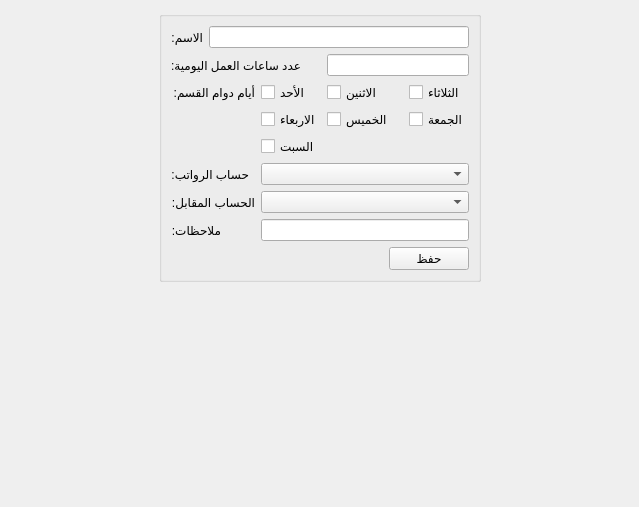
         <widget class="QWidget" name="page_10">
          <property name="geometry">
           <rect>
            <x>0</x>
            <y>0</y>
            <width>639</width>
            <height>507</height>
           </rect>
          </property>
          <attribute name="label">
           <string>القسم</string>
          </attribute>
          <layout class="QGridLayout" name="gridLayout_43">
           <item row="0" column="0">
            <spacer name="horizontalSpacer_22">
             <property name="orientation">
              <enum>Qt::Horizontal</enum>
             </property>
             <property name="sizeHint" stdset="0">
              <size>
               <width>112</width>
               <height>20</height>
              </size>
             </property>
            </spacer>
           </item>
           <item row="0" column="1">
            <widget class="QGroupBox" name="groupBox_9">
             <property name="sizePolicy">
              <sizepolicy hsizetype="Preferred" vsizetype="Fixed">
               <horstretch>0</horstretch>
               <verstretch>0</verstretch>
              </sizepolicy>
             </property>
             <property name="minimumSize">
              <size>
               <width>300</width>
               <height>0</height>
              </size>
             </property>
             <property name="maximumSize">
              <size>
               <width>16777215</width>
               <height>400</height>
              </size>
             </property>
             <property name="title">
              <string/>
             </property>
             <layout class="QGridLayout" name="gridLayout_31">
              <item row="0" column="0">
               <widget class="QLabel" name="employment_request_name_label_10">
                <property name="sizePolicy">
                 <sizepolicy hsizetype="Fixed" vsizetype="Preferred">
                  <horstretch>0</horstretch>
                  <verstretch>0</verstretch>
                 </sizepolicy>
                </property>
                <property name="text">
                 <string>الاسم:</string>
                </property>
               </widget>
              </item>
              <item row="0" column="1" colspan="5">
               <widget class="QLineEdit" name="departments_name_input">
                <property name="sizePolicy">
                 <sizepolicy hsizetype="Preferred" vsizetype="Fixed">
                  <horstretch>0</horstretch>
                  <verstretch>0</verstretch>
                 </sizepolicy>
                </property>
                <property name="minimumSize">
                 <size>
                  <width>0</width>
                  <height>0</height>
                 </size>
                </property>
                <property name="styleSheet">
                 <string notr="true"/>
                </property>
               </widget>
              </item>
              <item row="1" column="0" colspan="3">
               <widget class="QLabel" name="employment_request_name_label_16">
                <property name="sizePolicy">
                 <sizepolicy hsizetype="Fixed" vsizetype="Preferred">
                  <horstretch>0</horstretch>
                  <verstretch>0</verstretch>
                 </sizepolicy>
                </property>
                <property name="text">
                 <string>عدد ساعات العمل اليومية:</string>
                </property>
               </widget>
              </item>
              <item row="1" column="3" colspan="3">
               <widget class="QLineEdit" name="departments_day_hours_input">
                <property name="sizePolicy">
                 <sizepolicy hsizetype="Preferred" vsizetype="Fixed">
                  <horstretch>0</horstretch>
                  <verstretch>0</verstretch>
                 </sizepolicy>
                </property>
                <property name="minimumSize">
                 <size>
                  <width>0</width>
                  <height>0</height>
                 </size>
                </property>
                <property name="styleSheet">
                 <string notr="true"/>
                </property>
               </widget>
              </item>
              <item row="2" column="0" colspan="2">
               <widget class="QLabel" name="label_89">
                <property name="text">
                 <string>أيام دوام القسم:</string>
                </property>
               </widget>
              </item>
              <item row="2" column="2">
               <widget class="QCheckBox" name="departments_work_day_sunday_checkbox">
                <property name="text">
                 <string>الأحد</string>
                </property>
               </widget>
              </item>
              <item row="2" column="3">
               <widget class="QCheckBox" name="departments_work_day_monday_checkbox">
                <property name="text">
                 <string>الاثنين</string>
                </property>
               </widget>
              </item>
              <item row="2" column="5">
               <widget class="QCheckBox" name="departments_work_day_tuesday_checkbox">
                <property name="text">
                 <string>الثلاثاء</string>
                </property>
               </widget>
              </item>
              <item row="3" column="2">
               <widget class="QCheckBox" name="departments_work_day_wednesday_checkbox">
                <property name="text">
                 <string>الاربعاء</string>
                </property>
               </widget>
              </item>
              <item row="3" column="3" colspan="2">
               <widget class="QCheckBox" name="departments_work_day_thursday_checkbox">
                <property name="text">
                 <string>الخميس</string>
                </property>
               </widget>
              </item>
              <item row="3" column="5">
               <widget class="QCheckBox" name="departments_work_day_friday_checkbox">
                <property name="text">
                 <string>الجمعة</string>
                </property>
               </widget>
              </item>
              <item row="4" column="2">
               <widget class="QCheckBox" name="departments_work_day_saturday_checkbox">
                <property name="text">
                 <string>السبت</string>
                </property>
               </widget>
              </item>
              <item row="5" column="0" colspan="2">
               <widget class="QLabel" name="employment_request_name_label_19">
                <property name="sizePolicy">
                 <sizepolicy hsizetype="Fixed" vsizetype="Preferred">
                  <horstretch>0</horstretch>
                  <verstretch>0</verstretch>
                 </sizepolicy>
                </property>
                <property name="text">
                 <string>حساب الرواتب:</string>
                </property>
               </widget>
              </item>
              <item row="5" column="2" colspan="4">
               <widget class="QComboBox" name="departments_account_combobox">
                <property name="styleSheet">
                 <string notr="true"/>
                </property>
               </widget>
              </item>
              <item row="6" column="0" colspan="2">
               <widget class="QLabel" name="employment_request_name_label_25">
                <property name="sizePolicy">
                 <sizepolicy hsizetype="Fixed" vsizetype="Preferred">
                  <horstretch>0</horstretch>
                  <verstretch>0</verstretch>
                 </sizepolicy>
                </property>
                <property name="text">
                 <string>الحساب المقابل:</string>
                </property>
               </widget>
              </item>
              <item row="6" column="2" colspan="4">
               <widget class="QComboBox" name="departments_opposite_account_combobox">
                <property name="styleSheet">
                 <string notr="true"/>
                </property>
               </widget>
              </item>
              <item row="7" column="0" colspan="2">
               <widget class="QLabel" name="employment_request_name_label_9">
                <property name="sizePolicy">
                 <sizepolicy hsizetype="Fixed" vsizetype="Preferred">
                  <horstretch>0</horstretch>
                  <verstretch>0</verstretch>
                 </sizepolicy>
                </property>
                <property name="text">
                 <string>ملاحظات:</string>
                </property>
               </widget>
              </item>
              <item row="7" column="2" colspan="4">
               <widget class="QLineEdit" name="departments_notes_input">
                <property name="sizePolicy">
                 <sizepolicy hsizetype="Preferred" vsizetype="Fixed">
                  <horstretch>0</horstretch>
                  <verstretch>0</verstretch>
                 </sizepolicy>
                </property>
                <property name="minimumSize">
                 <size>
                  <width>0</width>
                  <height>0</height>
                 </size>
                </property>
                <property name="styleSheet">
                 <string notr="true"/>
                </property>
               </widget>
              </item>
              <item row="8" column="4" colspan="2">
               <widget class="QPushButton" name="department_save_btn">
                <property name="styleSheet">
                 <string notr="true"/>
                </property>
                <property name="text">
                 <string>حفظ</string>
                </property>
               </widget>
              </item>
             </layout>
            </widget>
           </item>
           <item row="0" column="2">
            <spacer name="horizontalSpacer_23">
             <property name="orientation">
              <enum>Qt::Horizontal</enum>
             </property>
             <property name="sizeHint" stdset="0">
              <size>
               <width>112</width>
               <height>20</height>
              </size>
             </property>
            </spacer>
           </item>
           <item row="1" column="1">
            <spacer name="verticalSpacer_6">
             <property name="orientation">
              <enum>Qt::Vertical</enum>
             </property>
             <property name="sizeHint" stdset="0">
              <size>
               <width>20</width>
               <height>160</height>
              </size>
             </property>
            </spacer>
           </item>
          </layout>
         </widget>
